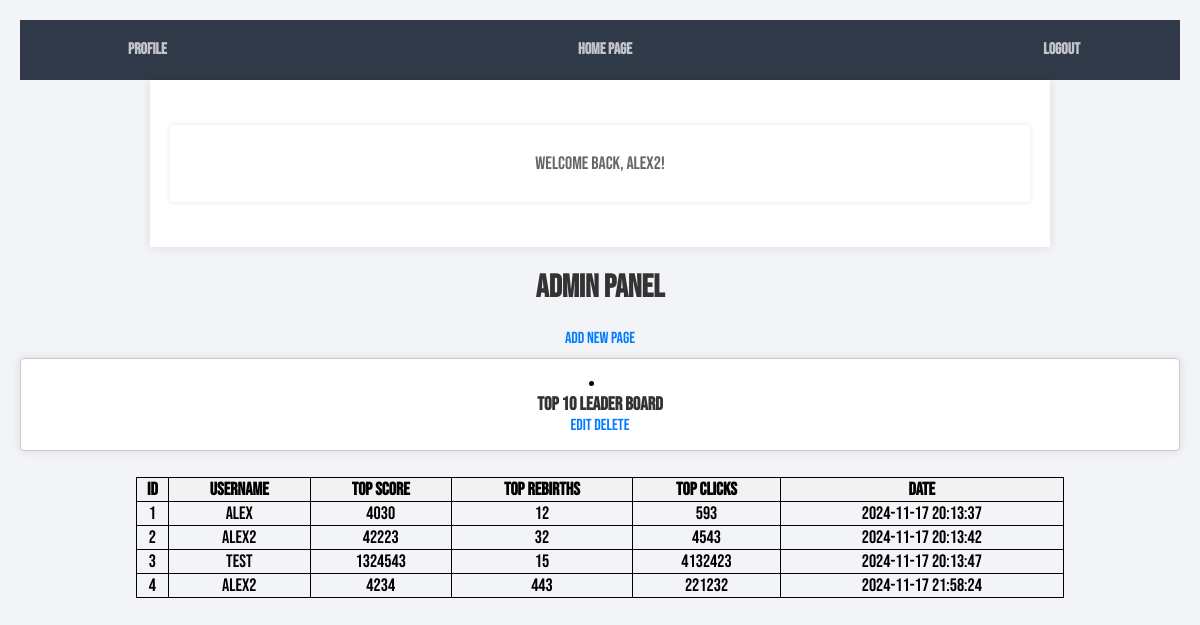
The app's page /admin.php (signed in) with its own data.
### tables this page shows
CREATE TABLE `pages` (
  `id` int(11) NOT NULL,
  `title1` varchar(255) DEFAULT NULL,
  `text1` text DEFAULT NULL,
  `image1` varchar(255) DEFAULT NULL,
  `title2` varchar(255) DEFAULT NULL,
  `text2` text DEFAULT NULL,
  `image2` varchar(255) DEFAULT NULL,
  `title3` varchar(255) DEFAULT NULL,
  `text3` text DEFAULT NULL,
  `image3` varchar(255) DEFAULT NULL
);

CREATE TABLE `trackeduserinformation` (
  `ID` int(11) NOT NULL,
  `userid` int(11) NOT NULL,
  `TopScore` int(11) NOT NULL,
  `TopRebirths` int(11) NOT NULL,
  `TopClicks` int(11) NOT NULL,
  `Date` timestamp NOT NULL DEFAULT current_timestamp() ON UPDATE current_timestamp()
);

CREATE TABLE `accounts` (
  `id` int(11) NOT NULL,
  `username` varchar(50) NOT NULL,
  `password` varchar(255) NOT NULL,
  `email` varchar(100) NOT NULL
);

### admin.php (the view, shortened to what this page needs)
<?php
include 'setup.php';
$sql = "SELECT * FROM pages";
$result = $conn->query($sql);
?>
<!DOCTYPE html>
<html lang="en">
<head>
    <link rel="stylesheet" href="css/style.css">
</head>
<body class="loggedin">
    <nav class="navtop">
        <div>
            <a href="profile.php"><i class="fas fa-user-circle"></i>Profile</a>
            <a href="index.php"><i class="fas fa-user-circle"></i>Home page</a>
            <a href="logout.php"><i class="fas fa-sign-out-alt"></i>Logout</a>
        </div>
    </nav>
    <div class="content">
        <p>Welcome back, <?= htmlspecialchars($_SESSION['name'], ENT_QUOTES) ?>!</p>
    </div>
</body>
</html>
<!DOCTYPE html>
<html>
<head>
</head>
<body>
  <h1>Admin Panel</h1>
  <a href="add_page.php">Add New Page</a>
  <?php while ($row = $result->fetch_assoc()): ?>
      <li>
        <h3><?php echo $row['title1']; ?></h3>
        <a href="edit_page.php?id=<?php echo $row['id']; ?>">Edit</a>
        <a href="delete_page.php?id=<?php echo $row['id']; ?>">Delete</a>
      </li>
    <?php endwhile; ?>
  <ul>
  <?php
$sql = "SELECT
            trackeduserinformation.ID,
            accounts.username,
            trackeduserinformation.TopScore,
            trackeduserinformation.TopRebirths,
            trackeduserinformation.TopClicks,
            trackeduserinformation.Date
        FROM trackeduserinformation
        LEFT JOIN accounts
        ON trackeduserinformation.userid = accounts.id";
$result = $conn->query($sql);
?>
<html>
<body>
    <table>
        <tr>
            <th>ID</th>
            <th>Username</th>
            <th>Top Score</th>
            <th>Top Rebirths</th>
            <th>Top Clicks</th>
            <th>Date</th>
        </tr>
        <?php
        if ($result->num_rows > 0) {
            while ($row = $result->fetch_assoc()) {
                echo "<tr>";
                echo "<td>" . htmlspecialchars($row['ID']) . "</td>";
                echo "<td>" . htmlspecialchars($row['username']) . "</td>";
                echo "<td>" . htmlspecialchars($row['TopScore']) . "</td>";
                echo "<td>" . htmlspecialchars($row['TopRebirths']) . "</td>";
                echo "<td>" . htmlspecialchars($row['TopClicks']) . "</td>";
                echo "<td>" . htmlspecialchars($row['Date']) . "</td>";
                echo "</tr>";
            }
        } else {
            echo "<tr><td colspan='6'>No data found</td></tr>";
        }
        ?>
    </table>
</body>
</html>
</body>
</html>

### css/style.css (style rules this page uses)
* { box-sizing: border-box; text-align: center; }
.loggedin { padding: 20px; }
.navtop { background-color: #333; color: #fff; height: 60px; width: 100%; display: flex; align-items: center; justify-content: center; padding: 0 20px; }
.navtop div { width: 100%; display: flex; justify-content: space-between; align-items: center; }
.navtop a { color: #fff; text-decoration: none; padding: 0 20px; line-height: 60px; }
.content { max-width: 900px; margin: 30px auto; background-color: #fff; padding: 20px; box-shadow: 0 0 10px rgba(0, 0, 0, 0.1); }
.content p { font-size: 18px; line-height: 1.5; color: #666; }
h1, h2 { color: #333; text-align: center; }
ul { list-style-type: none; padding: 0; }
li { background-color: #fff; margin: 10px 0; padding: 15px; border: 1px solid #ccc; border-radius: 4px; box-shadow: 0 0 10px rgba(0, 0, 0, 0.1); }
li h3 { margin: 0; color: #333; }
a { text-decoration: none; color: #007bff; }
body { font-family: "Bebas Neue", Arial, Helvetica, sans-serif; margin: 0; background-color: #00A8F3; height: 100vh; width: 100vw; display: flex; flex-direction: column; overflow: hidden; }
.navtop { background-color: #2f3947; height: 60px; width: 100%; border: 0; }
.navtop div { display: flex; margin: 0 auto; width: 1000px; height: 100%; }
.navtop div h1, .navtop div a { display: inline-flex; align-items: center; }
.navtop div a { padding: 0 20px; text-decoration: none; color: #c1c4c8; font-weight: bold; }
.navtop div a i { padding: 2px 8px 0 0; }
body.loggedin { background-color: #f3f4f7; }
.content { width: 1000px; margin: 0 auto; }
.content > p, .content > div { box-shadow: 0 0 5px 0 rgba(0, 0, 0, 0.1); margin: 25px 0; padding: 25px; background-color: #fff; }

### admin.php (style rules this page uses)
table { margin: auto; font-size: 18px; text-align: center; border-collapse: collapse; width: 80%; }
th, td { border: 1px solid black; }
th { background-color: #f2f2f2; }

### records on screen
pages: title1 "Top 10 Leader board"
trackeduserinformation: ID "1", userid.username "Alex", TopScore "4030", TopRebirths "12", TopClicks "593", Date "2024-11-17 20:13:37"
trackeduserinformation: ID "2", userid.username "Alex2", TopScore "42223", TopRebirths "32", TopClicks "4543", Date "2024-11-17 20:13:42"
trackeduserinformation: ID "3", userid.username "test", TopScore "1324543", TopRebirths "15", TopClicks "4132423", Date "2024-11-17 20:13:47"
trackeduserinformation: ID "4", userid.username "Alex2", TopScore "4234", TopRebirths "443", TopClicks "221232", Date "2024-11-17 21:58:24"

### other values on screen
$_SESSION['name'] "Alex2"
